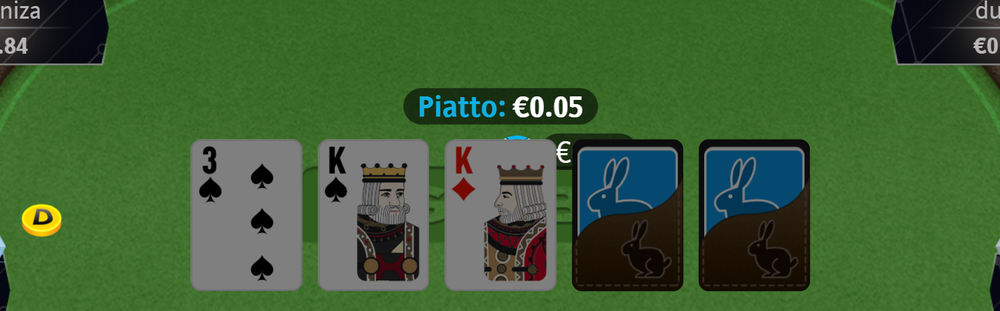
#> input picture vision/debug_board_crop.png, 1000 x 311 px, given in place of 8.png, which was not available
$ python test_templates.py
#> lines starting #> are read from the running program, lines starting #| are printed output that depends on the picture; pictures that were not available may be replaced by others from this repository, and a replacement may not be noted
"""Test template matching of generated templates on real card crops."""
import cv2
import numpy as np
from pathlib import Path


def load_templates(directory: str, prefix: str):
    templates = {}
    d = Path(directory)
    for f in d.glob(f"{prefix}_*.png"):
        key = f.stem.replace(f"{prefix}_", "")
        templates[key] = cv2.imread(str(f), cv2.IMREAD_GRAYSCALE)
        print(f"Loaded template {key} shape {templates[key].shape}")
    return templates


def match_best(roi_gray: np.ndarray, templates: dict) -> tuple:
    best_score = -1.0
    best_key = None
    for key, tmpl in templates.items():
        if roi_gray.shape[0] < tmpl.shape[0] or roi_gray.shape[1] < tmpl.shape[1]:
            print(f"Skipping {key}: roi {roi_gray.shape} < tmpl {tmpl.shape}")
            continue
        res = cv2.matchTemplate(roi_gray, tmpl, cv2.TM_CCOEFF_NORMED)
        _, max_val, _, _ = cv2.minMaxLoc(res)
        print(f"  {key}: {max_val:.3f}")
        if max_val > best_score:
            best_score = max_val
            best_key = key
    return best_key, best_score


def main():
    script_dir = Path(__file__).parent
    rank_templates = load_templates(script_dir / "templates", "rank")
    suit_templates = load_templates(script_dir / "templates", "suit")

    img_path = Path(r"C:\Users\franc\.claude\image-cache\4a0bae80-b8b2-4141-9caa-41dee5631ae0\8.png")
    frame = cv2.imread(str(img_path))
#> frame is the input picture: shape (311, 1000, 3); mean B, G, R 52.5, 97, 63.2
    gray = cv2.cvtColor(frame, cv2.COLOR_BGR2GRAY)
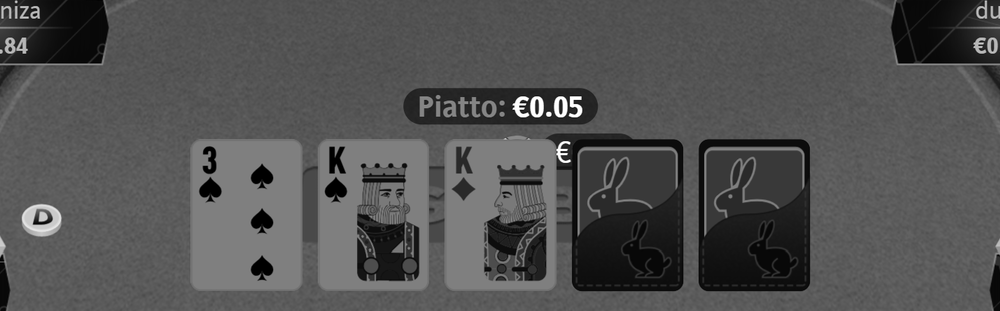
#> gray: shape (311, 1000); min 0, max 255, mean 81.9

    # Extract rank ROI from right card (approx)
    rank_roi = gray[530:575, 805:850]
#> rank_roi = empty array
    print(f"Rank ROI shape: {rank_roi.shape}")
#| Rank ROI shape: (0, 45)
    cv2.imwrite(str(script_dir / "debug" / "test_rank_roi.png"), rank_roi)
    rank_key, rank_score = match_best(rank_roi, rank_templates)
#> after the loop in match_best, `for key, tmpl in templates.items():`: best_score = -1
#> rank_score = -1
    print(f"Rank match: {rank_key} (score {rank_score:.3f})")
#| Rank match: None (score -1.000)

    # Extract suit ROI from right card (approx)
    suit_roi = gray[555:590, 810:845]
#> suit_roi = empty array
    print(f"Suit ROI shape: {suit_roi.shape}")
#| Suit ROI shape: (0, 35)
    cv2.imwrite(str(script_dir / "debug" / "test_suit_roi.png"), suit_roi)
    suit_key, suit_score = match_best(suit_roi, suit_templates)
#> suit_score = -1
    print(f"Suit match: {suit_key} (score {suit_score:.3f})")
#| Suit match: None (score -1.000)

    # Also try on the big suit in center of left card
    big_suit = gray[600:650, 750:800]
#> big_suit = empty array
    print(f"Big suit ROI shape: {big_suit.shape}")
#| Big suit ROI shape: (0, 50)
    cv2.imwrite(str(script_dir / "debug" / "test_big_suit_roi.png"), big_suit)
    suit_key2, suit_score2 = match_best(big_suit, suit_templates)
#> suit_score2 = -1
    print(f"Big suit match: {suit_key2} (score {suit_score2:.3f})")
#| Big suit match: None (score -1.000)


if __name__ == "__main__":
    main()

$ run again, on vision/dataset/cards/Tc_20260618_023051_312_hole2.png
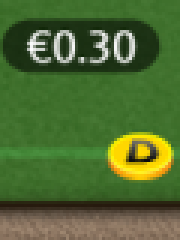
#> input picture vision/dataset/cards/Tc_20260618_023051_312_hole2.png, 60 x 80 px, given in place of 8.png, which was not available (shown 3 times larger)
#> in main, frame is the input picture: shape (80, 60, 3); mean B, G, R 49.4, 107.1, 79.2
#> in main, `gray = cv2.cvtColor(frame, cv2.COLOR_BGR2GRAY)`:
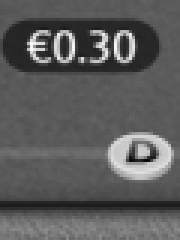
#> gray: shape (80, 60) (shown 3 times larger); min 9, max 252, mean 92.2
#> rank_roi = empty array
#| Rank ROI shape: (0, 0)
#> after the loop in match_best, `for key, tmpl in templates.items():`: best_score = -1
#| Rank match: None (score -1.000)
#> suit_roi = empty array
#| Suit ROI shape: (0, 0)
#> suit_score = -1
#| Suit match: None (score -1.000)
#> big_suit = empty array
#| Big suit ROI shape: (0, 0)
#> suit_score2 = -1
#| Big suit match: None (score -1.000)
